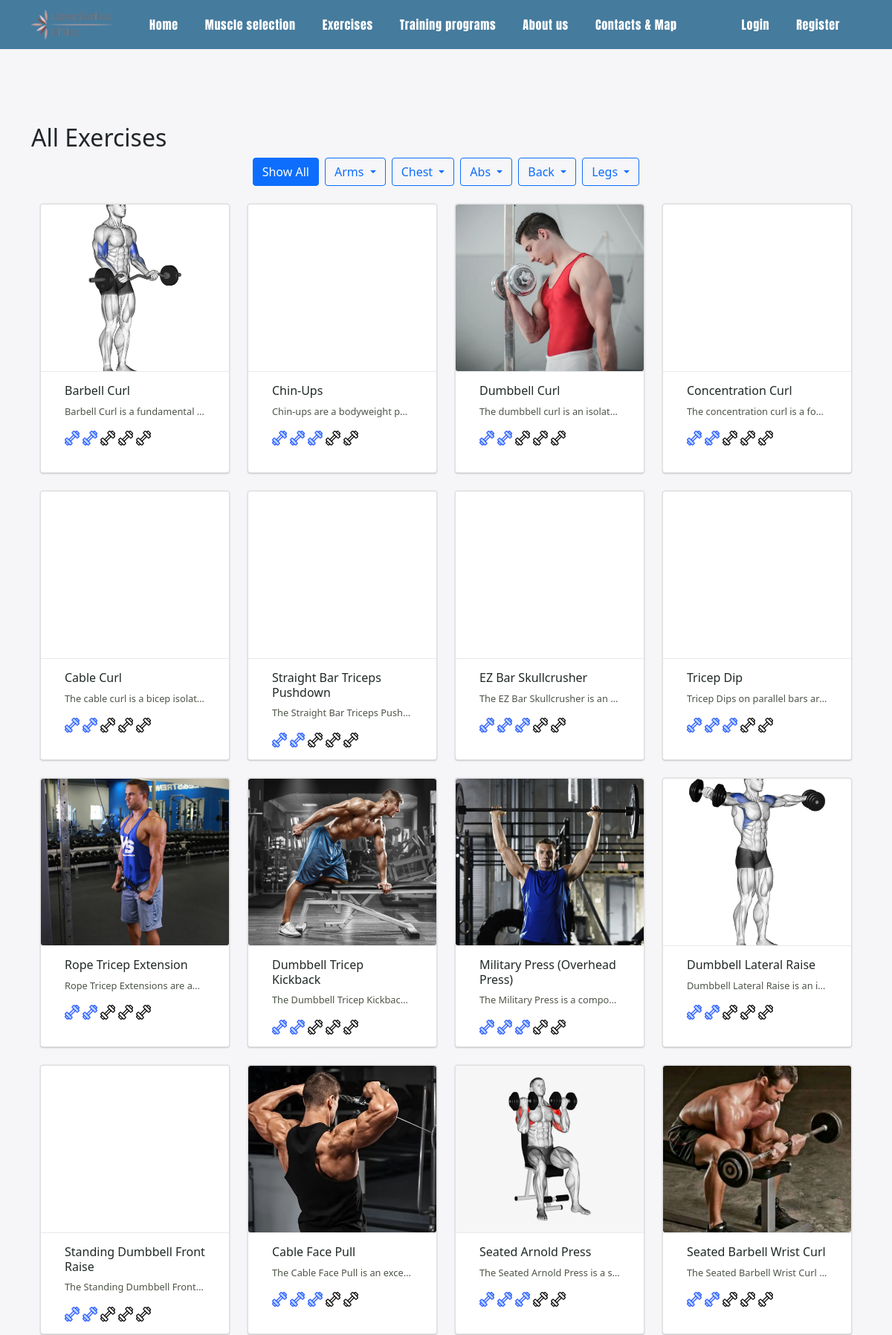
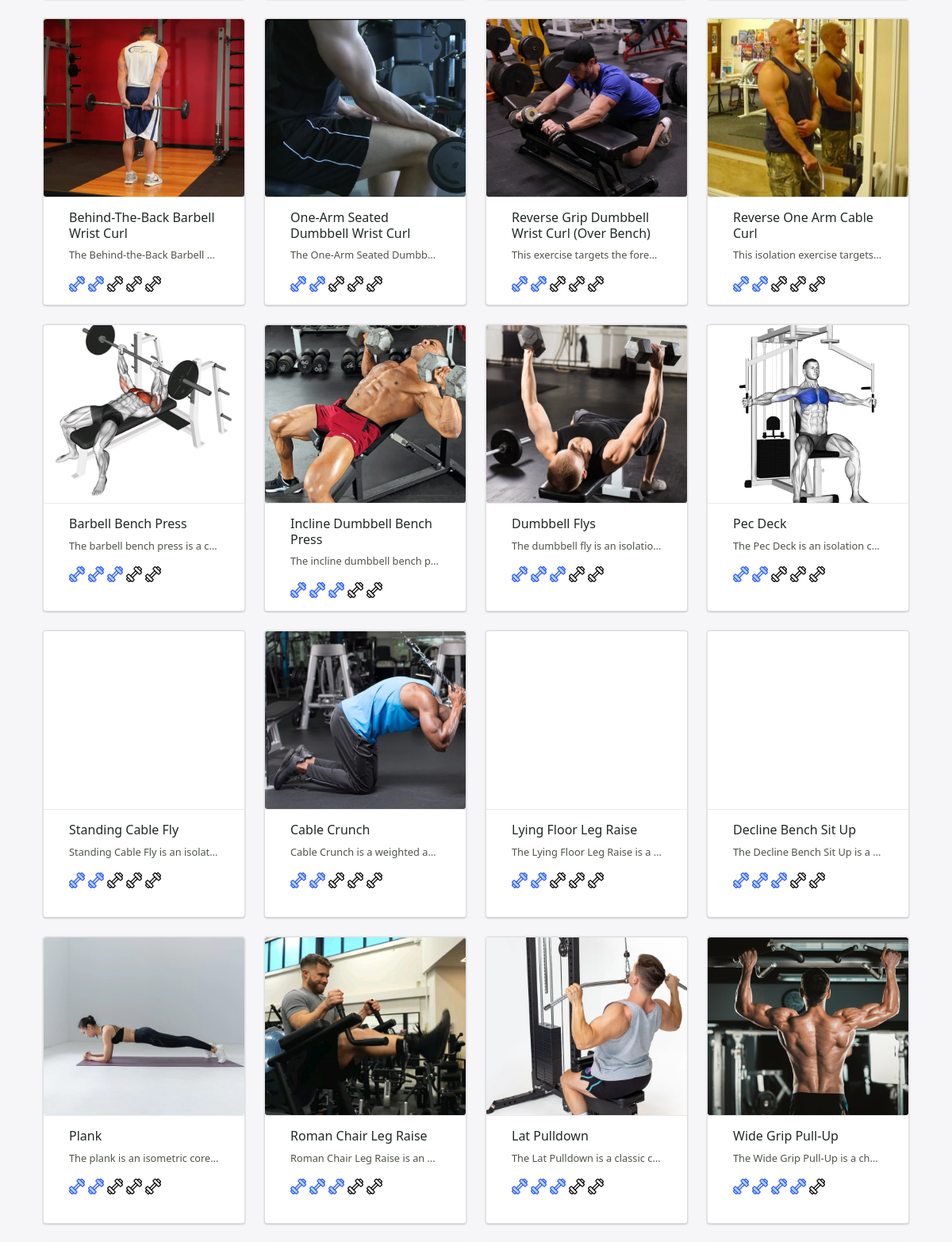
Screenshot of /exercises_page.php (upper part) with the database file from the repository (2 pictures, top to bottom).
### tables this page shows
CREATE TABLE `exercises` (
  `id` int(11) NOT NULL,
  `name` varchar(100) NOT NULL,
  `description` text DEFAULT NULL,
  `video_url` varchar(255) DEFAULT NULL,
  `category` varchar(50) DEFAULT NULL,
  `muscle_group` varchar(100) DEFAULT NULL,
  `equipment` varchar(100) DEFAULT NULL,
  `difficulty` tinyint(4) DEFAULT NULL,
  `created_at` timestamp NULL DEFAULT current_timestamp(),
  `image` varchar(255) DEFAULT NULL,
  `instruction` text DEFAULT NULL
);

### exercises_page.php (the view, shortened to what this page needs)
<?php
include 'includes/avatar_loader.php';
mysqli_set_charset($conn, "utf8mb4");
$muscleGroups = [
  "Arms" => ["Biceps", "Triceps", "Shoulders", "Forearms"],
  "Chest" => ["Chest Muscles"],
  "Abs" => ["Abdominal Muscles"],
  "Back" => ["Lats", "Middle/Lower Trapezius", "Teres major", "Lower Back", "Upper Trapezius"],
  "Legs" => ["Quadriceps", "Hamstrings", "Adductors", "Calves", "Glutes"]
];
$muscle = $_GET['muscle'] ?? null;
$category = $_GET['category'] ?? null;
if ($muscle) {
    $stmt = $conn->prepare("SELECT * FROM exercises WHERE FIND_IN_SET(?, muscle_group)");
    $stmt->bind_param("s", $muscle);
} else {
    $stmt = $conn->prepare("SELECT * FROM exercises");
}
$currentMuscle = $_GET['muscle'] ?? null;
$currentCategory = $_GET['category'] ?? null;
$stmt->execute();
$result = $stmt->get_result();
?>
<!DOCTYPE html>
<html lang="en">
<head>
  <link href="https://cdn.jsdelivr.net/npm/bootstrap@5.0.2/dist/css/bootstrap.min.css" rel="stylesheet">
  <link rel="stylesheet" href="https://cdn.jsdelivr.net/npm/swiper@11/swiper-bundle.min.css" />
  <link rel="stylesheet" type="text/css" href="style.css">
</head>
<body>
<?php include 'includes/header.php'; ?>
<main>
<div class="container">
  <div class="row justify-content-center">
    <?php if ($muscle): ?>
    <h2><?= htmlspecialchars($muscle) ?> Exercises</h2>
  <?php elseif ($category): ?>
    <h2><?= htmlspecialchars($category) ?> Exercises</h2>
  <?php else: ?>
    <h2>All Exercises</h2>
  <?php endif; ?>
    <div class="d-flex flex-wrap gap-2 justify-content-center mb-4">
      <a href="exercises_page.php" class="btn btn-outline-primary <?= (!$currentMuscle && !$currentCategory) ? 'active' : '' ?>">Show All</a>
      <?php foreach ($muscleGroups as $category => $muscles): ?>
        <div class="dropdown">
          <button class="btn btn-outline-primary dropdown-toggle <?= ($currentCategory === $category || in_array($currentMuscle, $muscles)) ? 'active' : '' ?>" type="button" data-bs-toggle="dropdown">
            <?= htmlspecialchars($category) ?>
          </button>
        </div>
      <?php endforeach; ?>
    </div>
    <div class="row">
      <?php while ($row = $result->fetch_assoc()): ?>
        <div class="col-lg-3 col-md-6 mb-4">
          <div class="card">
            <div class="card-img" style="background-image:url('<?= htmlspecialchars($row['image']) ?>');">
            </div>
            <div class="card-content">
              <a href="exercise_view.php?id=<?= $row['id'] ?>">
                <h2><?= htmlspecialchars($row['name']) ?></h2>
                <p><?= htmlspecialchars(mb_strimwidth($row['description'], 0, 60, "...")) ?></p>
              </a>
              <p class="mt-2 mb-0">
                <?php
                $diff = intval($row['difficulty']);
                for ($i = 1; $i <= 5; $i++) {
                    $icon = $i <= $diff ? 'images/icon-dumbbell-color2.png' : 'images/icon-dumbbell-black2.png';
                    echo '<img src="' . $icon . '" alt="dumbbell" width="20" height="20" class="me-1">';
                }
                ?>
            </div>
          </div>
        </div>
      <?php endwhile; ?>
    </div>
  </div>
</div>
</main>
</body>
</html>

### style.css (style rules this page uses)
html, body { position: relative; margin: 0; padding: 0; min-height: 100vh; display: flex; flex-direction: column; justify-content: space-between; background-color: #F6F6F8; }
main { position: relative; min-height: calc(100% - 100px); flex: 1 0 auto; }

### exercises_page.php (style rules this page uses)
.row.justify-content-center { margin-top: 100px; margin-bottom: 100px; }
.card { border-radius: 4px; box-shadow: 0 -1px 1px 0 rgba(0, 0, 0, .05), 0 1px 2px 0 rgba(0, 0, 0, .2); transition: all .2s ease; background: #fff; position: relative; overflow: hidden; }
.card-img { position: relative; height: 224px; width: 100%; background-color: #fff; transition: opacity .2s ease; background-position: center center; background-repeat: no-repeat; background-size: cover; }
.card-content { width: 100%; min-height: 136px; background-color: #fff; border-top: 1px solid #E9E9EB; border-bottom-right-radius: 4px; border-bottom-left-radius: 4px; padding: 1rem 2rem; transition: all .2s ease; }
.card-content a { text-decoration: none; color: #202927; }
.card-content h2, .card-content a h2 { font-size: 1rem; font-weight: 500; }
.card-content p, .card-content a p { font-size: .8rem; font-weight: 400; white-space: nowrap; overflow: hidden; text-overflow: ellipsis; color: rgba(32, 41, 28, .8); }

### rows the page displays
exercises: image (picture), name "Barbell Curl", description "Barbell Curl is a fundamental…"
exercises: name "Chin-Ups", description "Chin-ups are a bodyweight p…"
exercises: image (picture), name "Dumbbell Curl", description "The dumbbell curl is an isolat…"
exercises: name "Concentration Curl", description "The concentration curl is a fo…"
exercises: name "Cable Curl", description "The cable curl is a bicep isolat…"
exercises: name "Straight Bar Triceps Pushdown", description "The Straight Bar Triceps Push…"
exercises: name "EZ Bar Skullcrusher", description "The EZ Bar Skullcrusher is an…"
exercises: name "Tricep Dip", description "Tricep Dips on parallel bars ar…"
exercises: image (picture), name "Rope Tricep Extension", description "Rope Tricep Extensions are a…"
exercises: image (picture), name "Dumbbell Tricep Kickback", description "The Dumbbell Tricep Kickbac…"
exercises: image (picture), name "Military Press (Overhead Press)", description "The Military Press is a compo…"
exercises: image (picture), name "Dumbbell Lateral Raise", description "Dumbbell Lateral Raise is an i…"
exercises: name "Standing Dumbbell Front Raise", description "The Standing Dumbbell Front…"
exercises: image (picture), name "Cable Face Pull", description "The Cable Face Pull is an exce…"
exercises: image (picture), name "Seated Arnold Press", description "The Seated Arnold Press is a s…"
exercises: image (picture), name "Seated Barbell Wrist Curl", description "The Seated Barbell Wrist Curl…"
exercises: image (picture), name "Behind-The-Back Barbell Wrist Curl", description "The Behind-the-Back Barbell…"
exercises: image (picture), name "One-Arm Seated Dumbbell Wrist Curl", description "The One-Arm Seated Dumbb…"
exercises: image (picture), name "Reverse Grip Dumbbell Wrist Curl (Over Bench)", description "This exercise targets the fore…"
exercises: image (picture), name "Reverse One Arm Cable Curl", description "This isolation exercise targets…"
exercises: image (picture), name "Barbell Bench Press", description "The barbell bench press is a c…"
exercises: image (picture), name "Incline Dumbbell Bench Press", description "The incline dumbbell bench p…"
exercises: image (picture), name "Dumbbell Flys", description "The dumbbell fly is an isolatio…"
exercises: image (picture), name "Pec Deck", description "The Pec Deck is an isolation c…"
exercises: name "Standing Cable Fly", description "Standing Cable Fly is an isolat…"
exercises: image (picture), name "Cable Crunch", description "Cable Crunch is a weighted a…"
exercises: name "Lying Floor Leg Raise", description "The Lying Floor Leg Raise is a…"
exercises: name "Decline Bench Sit Up", description "The Decline Bench Sit Up is a…"
exercises: image (picture), name "Plank", description "The plank is an isometric core…"
exercises: image (picture), name "Roman Chair Leg Raise", description "Roman Chair Leg Raise is an…"
exercises: image (picture), name "Lat Pulldown", description "The Lat Pulldown is a classic c…"
exercises: image (picture), name "Wide Grip Pull-Up", description "The Wide Grip Pull-Up is a ch…"

### other values shown
$category "Arms"
$category "Chest"
$category "Abs"
$category "Back"
$category "Legs"
